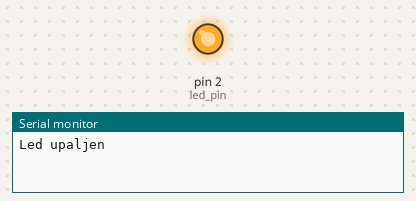
This sketch was run on a simulated Arduino Uno, built with avr-gcc and run on an emulated ATmega328P. On the bench: output pins drawn as LEDs (lit = HIGH), the last lines printed to the serial monitor.

Above: at 1.0 s.
At 3.0 s:
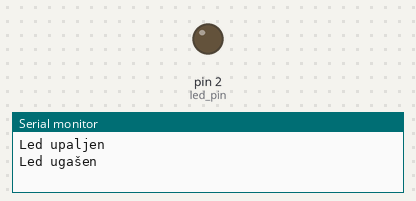
Timing chart, 0 to 5.2 s (numbered marks = the images above):
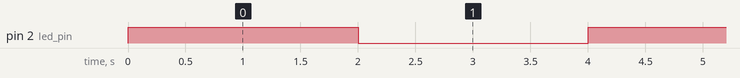

The sketch:

DigitalWrite.ino
```cpp
#define led_pin 2

void setup() {
  Serial.begin(115200);
  pinMode(led_pin,OUTPUT);

}

void loop() {

 digitalWrite(led_pin,HIGH);
 Serial.println("Led upaljen");
 delay(2000);
 digitalWrite(led_pin,LOW);
 Serial.println("Led ugašen");
 delay(2000);

}
```

Measured:
- by itself, pin 2 (led_pin): alternates HIGH for 2.0 s and LOW for 2.0 s
